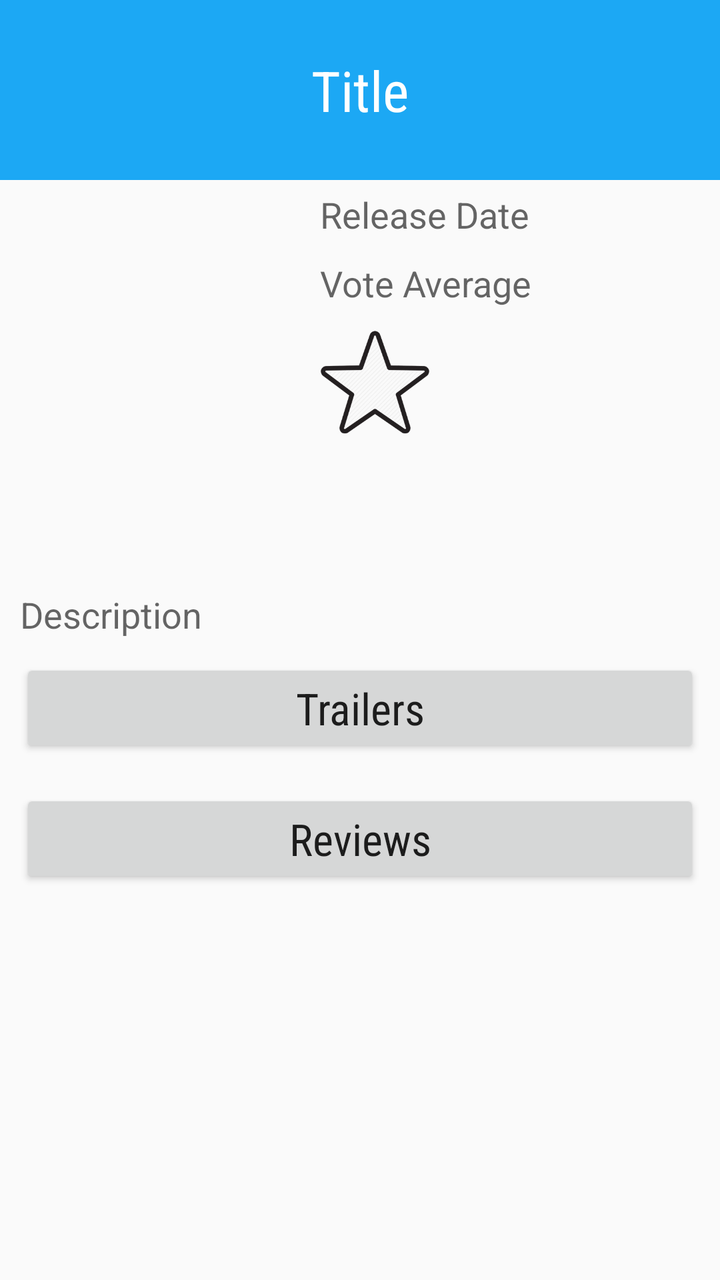
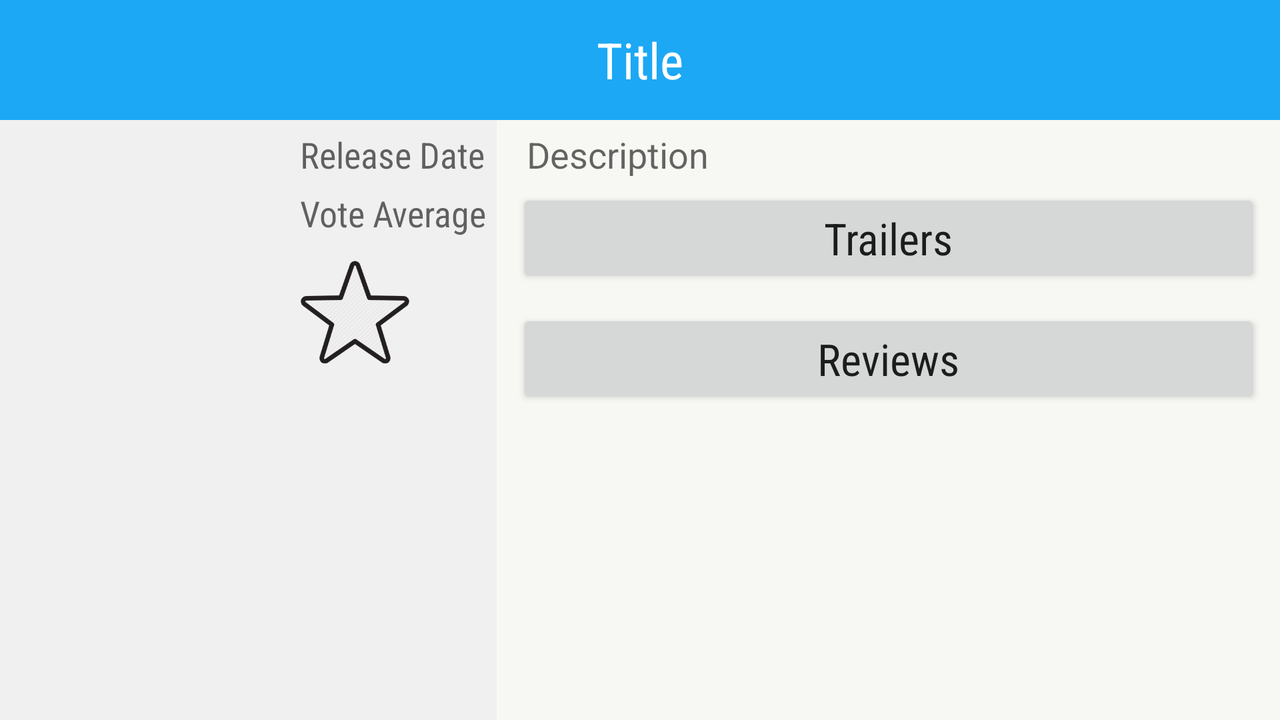

Compare how this app lays out the same screen by default and in its alternative resource folder. The renders come first, then the two layout files and the values they reference.
<!-- AndroidManifest.xml: application theme AppTheme -->
<!-- res/layout/fragment_detail.xml -->
<ScrollView
    xmlns:android="http://schemas.android.com/apk/res/android"
    xmlns:tools="http://schemas.android.com/tools"
    tools:context="com.MhamedMalgp.moviesapp.DetailActivityFragment"
    android:layout_height="match_parent"
    android:layout_width="match_parent"
    android:id="@+id/scrollView"
    >

<RelativeLayout
    android:layout_width="match_parent"
    android:layout_height="match_parent"
    android:paddingBottom="@dimen/activity_vertical_margin">

    <FrameLayout
        android:layout_width="match_parent"
        android:layout_height="wrap_content"
        android:layout_alignParentTop="true"
        android:id="@+id/header"
        android:background="@color/blue"
        android:minHeight="90dp">
        <TextView
            android:layout_width="wrap_content"
            android:layout_height="wrap_content"
            android:textAppearance="?android:attr/textAppearanceMedium"
            android:text="Title"
            android:id="@+id/titleTxt"
            android:fontFamily="sans-serif-condensed"
            android:layout_centerHorizontal="true"
            android:layout_gravity="center"
            android:textColor="@android:color/white"
            style="@style/TextAppearance.AppCompat.Large"
            android:textSize="28sp"
            android:gravity="center" />
    </FrameLayout>

    <ImageView
        android:layout_width="130dp"
        android:layout_height="190dp"
        android:id="@+id/poster"
        android:layout_alignParentTop="false"
        android:layout_alignParentLeft="true"
        android:layout_alignParentStart="true"
        android:layout_marginTop="5dp"
        android:layout_below="@+id/header"
        android:layout_marginLeft="10dp"
        android:layout_marginRight="10dp" />



    <TextView
        android:layout_width="wrap_content"
        android:layout_height="wrap_content"
        android:textAppearance="?android:attr/textAppearanceMedium"
        android:text="Release Date"
        android:layout_below="@+id/header"
        android:id="@+id/releaseDateTxt"
        android:layout_toRightOf="@+id/poster"
        android:layout_toEndOf="@+id/poster"
        android:layout_marginLeft="10dp"
        android:layout_alignTop="@+id/poster" />

    <TextView
        android:layout_width="wrap_content"
        android:layout_height="wrap_content"
        android:textAppearance="?android:attr/textAppearanceMedium"
        android:text="Vote Average"
        android:id="@+id/voteAverageTxt"
        android:layout_below="@+id/releaseDateTxt"
        android:layout_alignLeft="@+id/releaseDateTxt"
        android:layout_alignStart="@+id/releaseDateTxt"
        android:layout_marginTop="10dp" />

    <TextView
        android:layout_width="wrap_content"
        android:layout_height="wrap_content"
        android:fontFamily="sans-serif-condensed"
        android:textAppearance="?android:textAppearanceLarge"
        android:text="Overview"
        android:id="@+id/description"
        android:layout_marginTop="5dp"
        android:layout_below="@+id/poster"
        android:layout_marginLeft="10dp"
        android:visibility="gone" />

    <TextView
        android:layout_width="match_parent"
        android:layout_height="wrap_content"
        android:textAppearance="?android:attr/textAppearanceMedium"
        android:text="Description"
        android:id="@+id/descriptionTxt"
        android:layout_centerVertical="true"
        android:layout_alignParentRight="true"
        android:layout_alignParentEnd="true"
        android:layout_below="@+id/description"
        android:layout_marginTop="10dp"
        android:layout_marginLeft="10dp"
        android:layout_marginRight="10dp" />

    <Button
        android:layout_width="match_parent"
        android:layout_height="wrap_content"
        android:fontFamily="sans-serif-condensed"
        android:textAppearance="?android:textAppearanceLarge"
        android:text="Trailers"
        android:id="@+id/trailers"
        android:layout_marginTop="10dp"
        android:layout_below="@id/descriptionTxt"
        android:layout_marginLeft="10dp"
        android:layout_marginRight="10dp" />

    <TableLayout
        android:layout_width="match_parent"
        android:layout_height="wrap_content"
        android:layout_below="@id/trailers"
        android:layout_marginTop="6dp"
        android:layout_centerHorizontal="true"
        android:id="@+id/trailersTable"
        android:visibility="visible">

    </TableLayout>


    <Button
        android:layout_width="match_parent"
        android:layout_height="wrap_content"
        android:fontFamily="sans-serif-condensed"
        android:textAppearance="?android:textAppearanceLarge"
        android:text="@string/reviewsButton"
        android:id="@+id/reviews"
        android:layout_marginTop="10dp"
        android:layout_below="@id/trailersTable"
        android:layout_marginLeft="10dp"
        android:visibility="visible"
        android:layout_marginRight="10dp" />

    <TableLayout
        android:layout_width="match_parent"
        android:layout_height="wrap_content"
        android:layout_below="@id/reviews"
        android:layout_marginTop="6dp"
        android:layout_centerHorizontal="true"
        android:id="@+id/reviewsTable"
        android:visibility="visible">

    </TableLayout>

    <Button
        android:layout_width="55dp"
        android:layout_height="55dp"
        android:id="@+id/favButton"
        android:contentDescription="Add to favorites"
        android:layout_below="@+id/voteAverageTxt"
        android:layout_toRightOf="@+id/poster"
        android:layout_toEndOf="@+id/poster"
        android:layout_marginTop="10dp"
        android:layout_marginLeft="10dp"
        android:background="@drawable/button_fav" />


</RelativeLayout>

</ScrollView>
<!-- resources referenced by this layout -->
<resources>
  <color name="blue">#1ca8f4</color>
  <!-- drawable button_fav: png bitmap (drawable, 25145 bytes) -->
  <string name="reviewsButton">Reviews</string>
  <style name="AppTheme" parent="Theme.AppCompat.Light.DarkActionBar">
          
          <item name="colorPrimary">@color/colorPrimary</item>
          <item name="colorPrimaryDark">@color/colorPrimaryDark</item>
          <item name="colorAccent">@color/colorAccent</item>
          <item name="android:dropDownListViewStyle">@style/MyDropDownListView</item>
          <item name="android:spinnerDropDownItemStyle">@style/MySpinnerDropDownItem</item>
  
      </style>
  <color name="colorPrimary">#3F51B5</color>
  <color name="colorPrimaryDark">#303F9F</color>
  <color name="colorAccent">#FF4081</color>
  <style name="MyDropDownListView" parent="android:style/Widget.Holo.ListView.DropDown">
          <item name="android:listSelector">@drawable/spinner_selector</item>
      </style>
  <style name="MySpinnerDropDownItem" parent="android:style/Widget.DropDownItem.Spinner">
          <item name="android:background">@drawable/spinner_selector</item>
          <item name="android:checkMark">@null</item>
      </style>
  <!-- drawable spinner_selector (drawable) -->
  <?xml version="1.0" encoding="utf-8"?>
  <selector xmlns:android="http://schemas.android.com/apk/res/android"
      android:exitFadeDuration="@android:integer/config_mediumAnimTime" >
      <item android:state_pressed="false" android:state_checked="true" android:drawable="@color/holo_gray_light" />
      <item android:state_pressed="true" android:drawable="@color/holo_gray_light" />
      <item android:drawable="@android:color/transparent" />
  </selector>
  <color name="holo_gray_light">#33848484</color>
</resources>
<!-- res/layout-land/fragment_detail.xml (the repository's variant of the layout above) -->
<!-- drawn on the phone turned sideways -->
<RelativeLayout
    xmlns:android="http://schemas.android.com/apk/res/android"
    xmlns:tools="http://schemas.android.com/tools"
    tools:context="com.MhamedMalgp.moviesapp.DetailActivityFragment"
    android:id="@+id/fragment_detail"
    android:layout_width="match_parent"
    android:layout_height="match_parent"
    tools:name="com.MhamedMalgp.moviesapp.DetailActivityFragment"
    android:background="#f0f0f0">

    <FrameLayout
        android:layout_width="match_parent"
        android:layout_height="wrap_content"
        android:layout_alignParentTop="true"
        android:id="@+id/header"
        android:background="@color/blue"
        android:minHeight="60dp">
        <TextView
            android:layout_width="wrap_content"
            android:layout_height="wrap_content"
            android:textAppearance="?android:attr/textAppearanceMedium"
            android:text="Title"
            android:id="@+id/titleTxt"
            android:fontFamily="sans-serif-condensed"
            android:layout_centerHorizontal="true"
            android:layout_gravity="center"
            android:textColor="@android:color/white"
            style="@style/TextAppearance.AppCompat.Large"
            android:textSize="25sp"
            android:gravity="center" />
    </FrameLayout>

    <ImageView
        android:layout_width="130dp"
        android:layout_height="200dp"
        android:id="@+id/poster"
        android:layout_alignParentTop="false"
        android:layout_alignParentLeft="true"
        android:layout_alignParentStart="true"
        android:layout_marginTop="5dp"
        android:layout_below="@+id/header"
        android:layout_marginLeft="5dp"
        android:layout_marginRight="5dp" />



    <TextView
        android:layout_width="wrap_content"
        android:layout_height="wrap_content"
        android:fontFamily="sans-serif-condensed"
        android:textAppearance="?android:attr/textAppearanceMedium"
        android:text="Release Date"
        android:layout_below="@+id/header"
        android:id="@+id/releaseDateTxt"
        android:layout_toRightOf="@+id/poster"
        android:layout_toEndOf="@+id/poster"
        android:layout_marginLeft="10dp"
        android:layout_alignTop="@+id/poster"
        android:textSize="18sp" />

    <TextView
        android:layout_width="wrap_content"
        android:layout_height="wrap_content"
        android:textAppearance="?android:attr/textAppearanceMedium"
        android:fontFamily="sans-serif-condensed"
        android:text="Vote Average"
        android:id="@+id/voteAverageTxt"
        android:layout_below="@+id/releaseDateTxt"
        android:layout_alignLeft="@+id/releaseDateTxt"
        android:layout_alignStart="@+id/releaseDateTxt"
        android:layout_marginTop="5dp"
        android:textSize="18sp" />

    <TextView
        android:layout_width="wrap_content"
        android:layout_height="wrap_content"
        android:fontFamily="sans-serif-condensed"
        android:textAppearance="?android:textAppearanceLarge"
        android:text="Overview"
        android:id="@+id/description"
        android:layout_marginTop="5dp"
        android:layout_below="@+id/poster"
        android:layout_marginLeft="10dp"
        android:visibility="gone" />


    <ScrollView

        android:layout_width="wrap_content"
        android:layout_height="match_parent"
        android:id="@+id/side_bar"
        android:layout_below="@+id/header"
        android:layout_toRightOf="@+id/voteAverageTxt"
        android:layout_alignParentRight="true"
        android:orientation="vertical"

        android:background="@color/gray"
        android:layout_marginLeft="5dp">
    <LinearLayout
        android:layout_width="match_parent"
        android:layout_height="match_parent"
        android:orientation="vertical"
        >
        <TextView
            android:layout_width="match_parent"
            android:layout_height="wrap_content"
            android:textAppearance="?android:attr/textAppearanceMedium"
            android:text="Description"
            android:id="@+id/descriptionTxt"

            android:layout_below="@+id/header"
            android:layout_toRightOf="@+id/voteAverageTxt"
            android:layout_marginLeft="10dp"
            android:padding="5dp"
            android:background="@color/gray" />

    <Button
        android:layout_width="match_parent"
        android:layout_height="wrap_content"
        android:fontFamily="sans-serif-condensed"
        android:textAppearance="?android:textAppearanceLarge"
        android:text="Trailers"
        android:id="@+id/trailers"
        android:layout_below="@+id/descriptionTxt"
        android:layout_marginLeft="10dp"
        android:layout_marginRight="10dp"

        android:layout_toRightOf="@+id/voteAverageTxt" />

    <TableLayout
        android:layout_width="match_parent"
        android:layout_height="wrap_content"
        android:layout_below="@id/trailers"
        android:layout_marginTop="6dp"
        android:layout_centerHorizontal="true"
        android:id="@+id/trailersTable"
        android:visibility="visible"
        android:layout_toRightOf="@+id/voteAverageTxt">

    </TableLayout>


    <Button
        android:layout_width="match_parent"
        android:layout_height="wrap_content"
        android:fontFamily="sans-serif-condensed"
        android:textAppearance="?android:textAppearanceLarge"
        android:text="@string/reviewsButton"
        android:id="@+id/reviews"
        android:layout_marginTop="5dp"
        android:layout_below="@id/trailersTable"
        android:layout_marginLeft="10dp"
        android:visibility="visible"
        android:layout_marginRight="10dp"
        android:layout_toRightOf="@+id/voteAverageTxt" />

    <TableLayout
        android:layout_width="match_parent"
        android:layout_height="wrap_content"
        android:layout_below="@id/reviews"
        android:layout_marginTop="6dp"
        android:layout_centerHorizontal="true"
        android:id="@+id/reviewsTable"
        android:visibility="visible"
        android:layout_toRightOf="@+id/voteAverageTxt">

    </TableLayout>
    </LinearLayout>
    </ScrollView>
    <Button
        android:layout_width="55dp"
        android:layout_height="55dp"
        android:id="@+id/favButton"
        android:contentDescription="Add to favorites"
        android:layout_below="@+id/voteAverageTxt"
        android:layout_toRightOf="@+id/poster"
        android:layout_toEndOf="@+id/poster"
        android:layout_marginTop="10dp"
        android:layout_marginLeft="10dp"
        android:background="@drawable/button_fav" />


</RelativeLayout>
<!-- resources referenced by the variant -->
<!-- as the phone turned sideways resolves them -->
<resources>
  <color name="blue">#1ca8f4</color>
  <color name="gray">#f7f7f4</color>
  <!-- drawable button_fav: png bitmap (drawable, 25145 bytes) -->
  <string name="reviewsButton">Reviews</string>
  <style name="AppTheme" parent="Theme.AppCompat.Light.DarkActionBar">
          
          <item name="colorPrimary">@color/colorPrimary</item>
          <item name="colorPrimaryDark">@color/colorPrimaryDark</item>
          <item name="colorAccent">@color/colorAccent</item>
          <item name="android:dropDownListViewStyle">@style/MyDropDownListView</item>
          <item name="android:spinnerDropDownItemStyle">@style/MySpinnerDropDownItem</item>
  
      </style>
  <color name="colorPrimary">#3F51B5</color>
  <color name="colorPrimaryDark">#303F9F</color>
  <color name="colorAccent">#FF4081</color>
  <style name="MyDropDownListView" parent="android:style/Widget.Holo.ListView.DropDown">
          <item name="android:listSelector">@drawable/spinner_selector</item>
      </style>
  <style name="MySpinnerDropDownItem" parent="android:style/Widget.DropDownItem.Spinner">
          <item name="android:background">@drawable/spinner_selector</item>
          <item name="android:checkMark">@null</item>
      </style>
  <!-- drawable spinner_selector (drawable) -->
  <?xml version="1.0" encoding="utf-8"?>
  <selector xmlns:android="http://schemas.android.com/apk/res/android"
      android:exitFadeDuration="@android:integer/config_mediumAnimTime" >
      <item android:state_pressed="false" android:state_checked="true" android:drawable="@color/holo_gray_light" />
      <item android:state_pressed="true" android:drawable="@color/holo_gray_light" />
      <item android:drawable="@android:color/transparent" />
  </selector>
  <color name="holo_gray_light">#33848484</color>
</resources>
